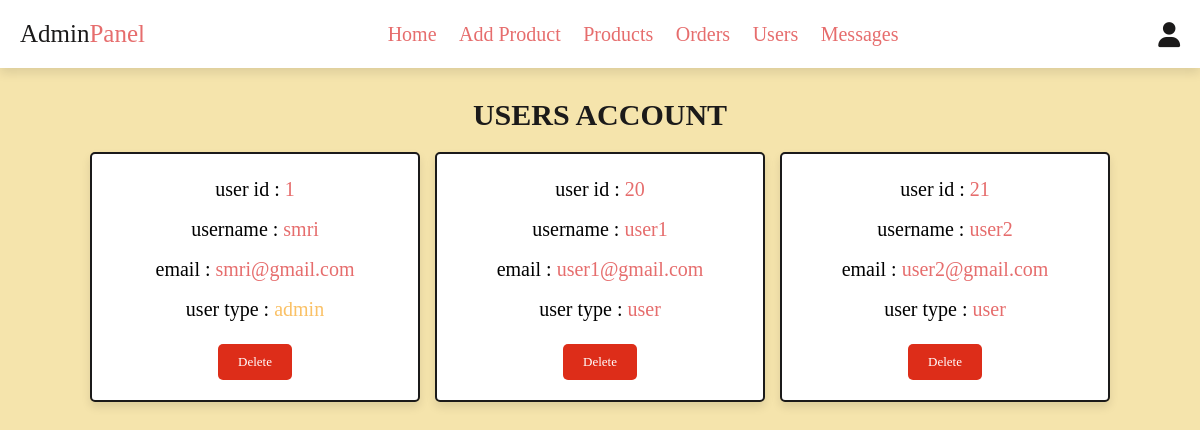
/admin_users.php (signed in), run on the app's committed database.
### tables this page shows
CREATE TABLE `users` (
  `id` int(100) NOT NULL,
  `name` varchar(100) NOT NULL,
  `email` varchar(100) NOT NULL,
  `password` varchar(100) NOT NULL,
  `user_type` varchar(20) NOT NULL DEFAULT 'user'
);

### admin_users.php (the view, shortened to what this page needs)
<?php
@include 'config.php';
?>
<!DOCTYPE html>
<html lang="en">
<head>
   <link rel="stylesheet" href="https://cdnjs.cloudflare.com/ajax/libs/font-awesome/6.0.0/css/all.min.css">
   <link rel="stylesheet" href="css/admin_style.css">
</head>
<body>
<?php @include 'admin_header.php'; ?>
<section class="users">
   <h1 class="title">users account</h1>
   <div class="box-container">
      <?php
         $select_users = mysqli_query($conn, "SELECT * FROM `users`") or die('query failed');
         if(mysqli_num_rows($select_users) > 0){
            while($fetch_users = mysqli_fetch_assoc($select_users)){
      ?>
      <div class="box">
         <p>user id : <span><?php echo $fetch_users['id']; ?></span></p>
         <p>username : <span><?php echo $fetch_users['name']; ?></span></p>
         <p>email : <span><?php echo $fetch_users['email']; ?></span></p>
         <p>user type : <span style="color:<?php if($fetch_users['user_type'] == 'admin'){ echo 'var(--orange)'; }; ?>"><?php echo $fetch_users['user_type']; ?></span></p>
         <a href="admin_users.php?delete=<?php echo $fetch_users['id']; ?>" onclick="return confirm('delete this user?');" class="delete-btn">delete</a>
      </div>
      <?php
         }
      }
      ?>
   </div>
</section>
</body>
</html>

### css/admin_style.css (style rules this page uses)
:root { --pink:#e66d6d; --red:#dd2d19; --orange:#fac166; --white:#fff; --black:#1b1a1a; --green:#dff0b6; --ligbot-color:#666; --light-white:#ccc; --light-bg:#f5e4ac; --border:.2rem solid var(--black); --box-shadow:0 .5rem 1rem rgba(0,0,0,.1); }
* { font-family: cursive; margin:0; padding:0; box-sizing: border-box; outline: none; border:none; text-decoration: none; transition:all .2s linear; }
html { font-size: 62.5%; overflow-x: hidden; scroll-behavior: smooth; scroll-padding-top: 6.5rem; }
body { background: var(--light-bg); }
section { padding:3rem 2rem; }
.title { text-align: center; margin-bottom: 2rem; color:var(--black); text-transform: uppercase; font-size: 3rem; }
.btn, .delete-btn, .option-btn { display: inline-block; border-radius: .5rem; margin-top: 1rem; font-size: 1.3rem; color:var(--white); cursor: pointer; padding:1rem 2rem; text-transform: capitalize; }
.delete-btn { background-color: var(--red); }
.users .box-container { display: grid; grid-template-columns: repeat(auto-fit, 33rem); gap:1.5rem; align-items: flex-start; max-width: 1200px; margin: 0 auto; justify-content: center; }
.users .box-container .box { padding:2rem; border:var(--border); background-color: var(--white); box-shadow: var(--box-shadow); border-radius: .5rem; text-align: center; }
.users .box-container .box p { font-size: 2rem; color:var(--light-color); margin-bottom: 1rem; line-height: 1.5; }
.users .box-container .box p span { color:var(--pink); }
.users .box-container .box .delete-btn { margin-top: .5; }

### data on the page
users: id "1", name "smri", email "smri@gmail.com", user_type "admin"
users: id "20", name "user1", email "user1@gmail.com", user_type "user"
users: id "21", name "user2", email "user2@gmail.com", user_type "user"
